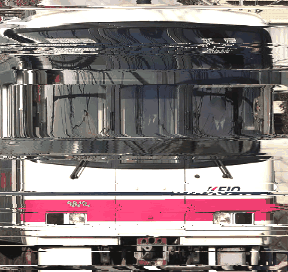
#> input picture reference/keio8000_v4/ref/ftex.png, 288 x 272 px
$ python check_side.py ../ref/ftex.png
#> lines starting #> are read from the running program, lines starting #| are printed output that depends on the picture; after the words box and inside, x2 and y2 are one past the last pixel; in counts of white or black regions, pixels touching at a corner belong together
# -*- coding: utf-8 -*-
"""側面の照合：tools/verify_render.py の side.png（60px/m、レール面=画像の下端、先頭車の前端 u=+9.75 が px 75）を
   画素で測り、実測値（ref/keio8000_measured_v4.md）と比べる。45項目すべて ±2cm（一部 ±2.5〜3cm）以内で PASS。
   使い方: python3 tools/check_side.py 出力フォルダ/side.png"""
import numpy as np
from PIL import Image
import sys
path = sys.argv[1]
a = np.array(Image.open(path).convert("RGB")).astype(int)
H, W, _ = a.shape
#> H = 272; W = 288
S = 60.0
z_of = lambda r: 5.0 - (r + .5) / S
u_of = lambda px: 11.0 - (px + .5) / S          # 先頭車：運転台側が +
px_of = lambda u: int(round((11.0 - u) * S - .5))
row_of = lambda z: int(round((5.0 - z) * S - .5))
R, G, B = a[..., 0], a[..., 1], a[..., 2]
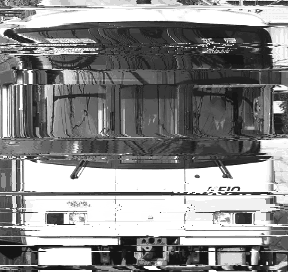
#> R: shape (272, 288) int64; min 20, max 255, mean 138.5
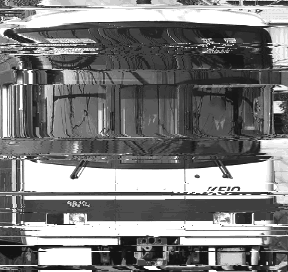
#> G: shape (272, 288) int64; min 19, max 255, mean 125.9
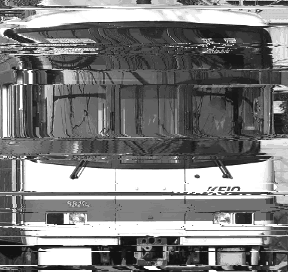
#> B: shape (272, 288) int64; min 18, max 255, mean 126.5
L = .299 * R + .587 * G + .114 * B
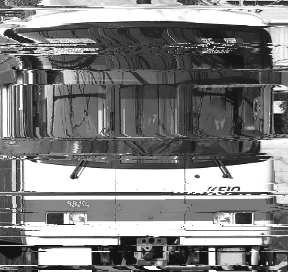
#> L: shape (272, 288) float64; min 19.18, max 255, mean 129.7
red = (R > 150) & (G < 120) & (R - G > 70)
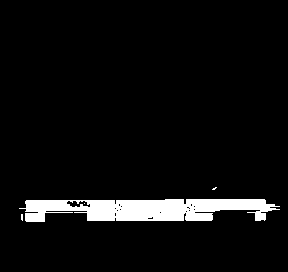
#> red: shape (272, 288) bool; 5.4% white; 4 white regions (3 under 20 px), largest, box (x1, y1, x2, y2) and area: (19, 199, 280, 222) 4240
blue = (B > R + 25) & (R < 120)
#> blue: shape (272, 288) bool; every value is 0
ivory = (R > 200) & (G > 190) & (B > 150) & (R - B > 12)
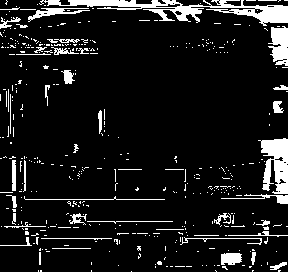
#> ivory: shape (272, 288) bool; 10.3% white; 418 white regions (374 under 20 px), largest, box (x1, y1, x2, y2) and area: (39, 0, 288, 26) 2141, (258, 138, 288, 194) 1085, (268, 26, 288, 66) 569
stl = (np.abs(R - G) < 14) & (np.abs(G - B) < 16) & (R > 150)
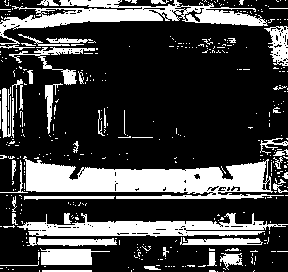
#> stl: shape (272, 288) bool; 26.1% white; 410 white regions (360 under 20 px), largest, box (x1, y1, x2, y2) and area: (23, 156, 284, 199) 6332, (0, 0, 268, 45) 3837, (17, 213, 288, 237) 3151
res = []


def check(name, model, ref, tol=.02):
    ok = model is not None and abs(model - ref) <= tol
    res.append((name, ref, model, ok))


def zrun(mask, px, zlo, zhi):
    """列 px で mask が続く区間の下端・上端（半画素の境界）"""
#> (the run stopped early here; a loop or call above may not have finished)
